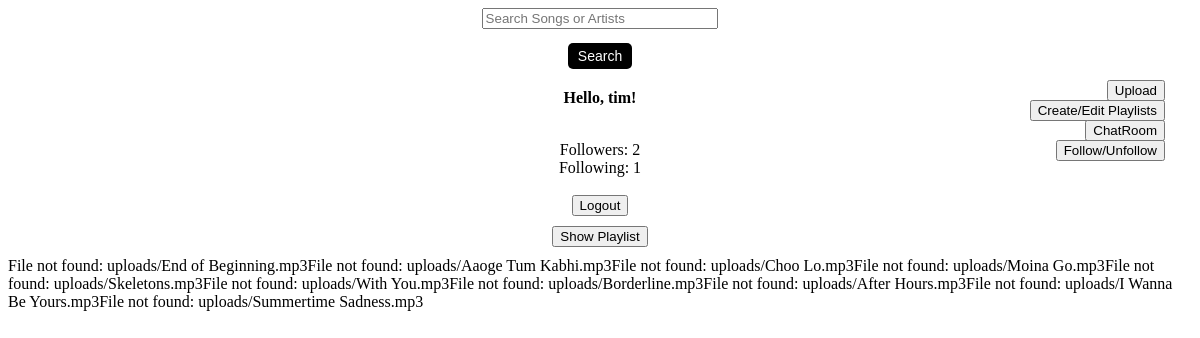
/landingpage.php (signed in), run on the app's committed database.
### tables this page shows
CREATE TABLE `Song` (
  `SongID` int(11) NOT NULL,
  `Name` varchar(50) NOT NULL,
  `Artist` varchar(50) NOT NULL,
  `Album` varchar(50) NOT NULL
);

### landingpage.php (the view, shortened to what this page needs)
<?php
include 'DBConnection.php';
?>
<!DOCTYPE html>
<html lang="en">
<head>
    <link rel="stylesheet" href="styles.css">
</head>
<body>
    <section id="search-button-container">
        <form action="search.php" method="get">
            <input type="search" name="q" placeholder="Search Songs or Artists" required>
            <button type="submit" name="search">Search</button>
        </form>
    </section>
    <?php
    if (!isset($_SESSION["loggedin"]) || $_SESSION["loggedin"] !== true) {
        echo '<div class="login-button-container">';
        echo '<form action="login.php" method="get">';
        echo '<button type="submit" name="login">Login</button>';
        echo '</form>';
        echo '</div>';
    }
    else{
        $current_user = $_SESSION['username'];
        $sql_following = "SELECT COUNT(*) AS following_count FROM Follow WHERE FollowerName = ? GROUP BY FollowerName";
        $stmt_following = $conn->prepare($sql_following);
        $stmt_following->bind_param("s", $current_user);
        $stmt_following->execute();
        $result_following = $stmt_following->get_result();
        $row_following = $result_following->fetch_assoc();
        $following_count = $row_following["following_count"];
        $sql_followers = "SELECT COUNT(*) AS follower_count FROM Follow WHERE FollowingName = ? GROUP BY FollowingName";
        $stmt_followers = $conn->prepare($sql_followers);
        $stmt_followers->bind_param("s", $current_user);
        $stmt_followers->execute();
        $result_followers = $stmt_followers->get_result();
        $row_followers = $result_followers->fetch_assoc();
        $follower_count = $row_followers["follower_count"];
        echo '<div class="user-button-container">';
        echo '<p style="text-align: center"><b>Hello, ' . $_SESSION["username"] ."!". '</b></p>';
        echo "<div style='text-align: center'>";
        echo "<br>Followers: " . $follower_count;
        echo "<br>Following: " . $following_count. "<br>"."<br>";
        echo "</div>";
        echo '<form action="logout.php" method="post">';
        echo '<input type="submit" name="logout" formaction="logout.html" value = "Logout" class="logout-button">';
        echo '</form>';
        echo '</div>';
        echo '<div class="upload-button-container">';
        echo '<form action="upload.php" method="post">';
        echo '<input type="submit" name="upload" formaction="upload.php" value = "Upload" class="upload-button" style = "width: 100%">';
        echo '</form>';
        echo '</div>';
        echo '<div class="playlist-button-container">';
        echo '<form action="playlist.php" method="post">';
        echo '<input type="submit" name="playlist" formaction="playlist.php" value = "Create/Edit Playlists" style = "width: 100%">';
        echo '</form>';
        echo '</div>';
        echo '<div class="show-playlist-button-container">';
        echo '<form action="showPlaylist.php" method="post">';
        echo '<input type="submit" name="showPlaylist" formaction="showPlaylist.php" value = "Show Playlist" style = "width: auto">';
        echo '</form>';
        echo '</div>';
        echo '<div class="chatroom-button-container">';
        echo '<form action="chatRoom.php" method="post">';
        echo '<input type="submit" name="chatRoom" formaction="chatRoom.php" value = "ChatRoom" style = "width: auto">';
        echo '</form>';
        echo '</div>';
        echo '<div class="follow-button-container">';
        echo '<form action="newFollow.php" method="post">';
        echo '<input type="submit" name="newFollow" formaction="newFollow.php" value = "Follow/Unfollow" style = "width: auto">';
        echo '</form>';
        echo '</div>';
    }
$sql = "SELECT * FROM Song";
$result = $conn->query($sql);
if ($result->num_rows > 0) {
    while ($row = $result->fetch_assoc()) {
        $file_path = "uploads/" . $row["Name"] . ".mp3";
        if (file_exists($file_path)) {
            echo "<h3>" . $row["Name"] ." By " .$row["Artist"]. "</h3>";
            echo '<audio controls>';
            echo '<source src="' . $file_path . '" type="audio/mpeg">';
            echo 'Your browser does not support the audio element.';
            echo '</audio>';
        } else {
            echo "File not found: " . $file_path;
        }
    }
} else {
    echo "No songs found.";
}
    ?>
</body>
</html>

### styles.css (style rules this page uses)
form { display: flex; flex-direction: column; align-items: center; }
input, button { width: 20%; margin-bottom: 10px; }
.upload-button-container { position: fixed; top: 80px; right: 35px; }
.playlist-button-container { position: fixed; top: calc(80px + 20px); right: 35px; }
.playlist-button-container { position: fixed; top: calc(calc(80px + 20px)+20px); right: 35px; }
.chatroom-button-container { position: fixed; top: calc(80px + 40px); right: 35px; }
.follow-button-container { position: fixed; top: calc(80px + 60px); right: 35px; }
button[name="login"], button[name="search"], button[name="upload"], button[name="playlist"] { margin-top: 5px; padding: 5px 10px; border: none; border-radius: 5px; background-color: black; color: white; text-align: center; text-decoration: none; display: inline-block; font-size: 14px; margin: 4px 2px; cursor: pointer; width: auto; }
.logout-button { width: auto; }

### data on the page
song: Name "uploads/End of Beginning.mp3"
song: Name "uploads/Aaoge Tum Kabhi.mp3"
song: Name "uploads/Choo Lo.mp3"
song: Name "uploads/Moina Go.mp3"
song: Name "uploads/Skeletons.mp3"
song: Name "uploads/With You.mp3"
song: Name "uploads/Borderline.mp3"
song: Name "uploads/After Hours.mp3"
song: Name "uploads/I Wanna Be Yours.mp3"
song: Name "uploads/Summertime Sadness.mp3"

### other printed values
$_SESSION["username"] "tim"
$follower_count "2"
$following_count "1"
